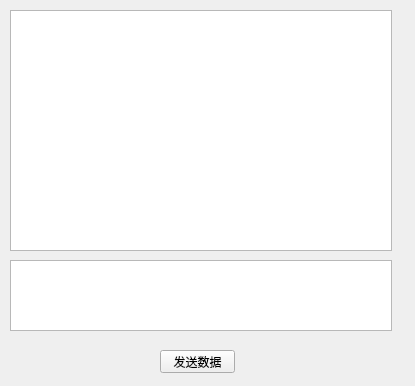
<?xml version="1.0" encoding="UTF-8"?>
<ui version="4.0">
 <class>ServeWidget</class>
 <widget class="QWidget" name="ServeWidget">
  <property name="geometry">
   <rect>
    <x>0</x>
    <y>0</y>
    <width>415</width>
    <height>386</height>
   </rect>
  </property>
  <property name="windowTitle">
   <string>ServeWidget</string>
  </property>
  <widget class="QTextEdit" name="textEditWrite">
   <property name="geometry">
    <rect>
     <x>10</x>
     <y>260</y>
     <width>382</width>
     <height>71</height>
    </rect>
   </property>
  </widget>
  <widget class="QPushButton" name="ButtonSend">
   <property name="geometry">
    <rect>
     <x>160</x>
     <y>350</y>
     <width>75</width>
     <height>23</height>
    </rect>
   </property>
   <property name="text">
    <string>发送数据</string>
   </property>
   <property name="checkable">
    <bool>false</bool>
   </property>
  </widget>
  <widget class="QTextEdit" name="textEditRead">
   <property name="geometry">
    <rect>
     <x>10</x>
     <y>10</y>
     <width>382</width>
     <height>241</height>
    </rect>
   </property>
   <property name="readOnly">
    <bool>true</bool>
   </property>
  </widget>
 </widget>
 <layoutdefault spacing="6" margin="11"/>
 <resources/>
 <connections/>
</ui>
